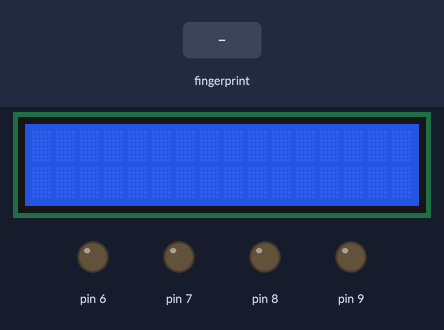
This sketch was run on a simulated Arduino Mega 2560, built with avr-gcc and run on an emulated ATmega2560. Shown: 16×2 character LCD, output pins drawn as LEDs (lit = HIGH). Dashed ring = blinking. The inputs (shaded band) are chosen by the test bench. What the sketch prints to the serial monitor is not drawn.

Above: at 2.5 s.
2.6 s: finger stored as number 1 placed on the sensor
At 4.4 s:
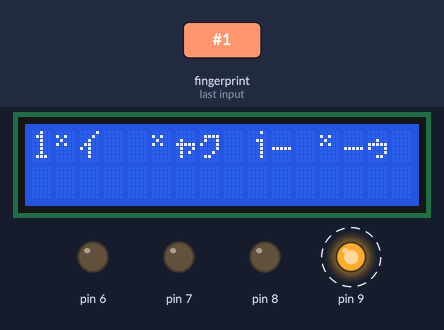
Timing chart, 0 to 11.6 s (numbered marks = the images above; inputs shaded):
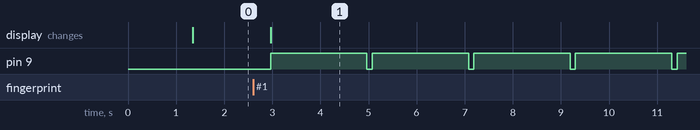

The sketch:

fingerprint_21014058.ino
```cpp
#include <Adafruit_Fingerprint.h>
#include <LiquidCrystal.h>

#if (defined(__AVR__) || defined(ESP8266)) && !defined(__AVR_ATmega2560__)
// For UNO and others without hardware serial, we must use software serial...
// pin #2 is IN from sensor (GREEN wire)
// pin #3 is OUT from arduino  (WHITE wire)
// Set up the serial port to use softwareserial..
SoftwareSerial mySerial(2, 3);

#else
// On Leonardo/M0/etc, others with hardware serial, use hardware serial!
// #0 is green wire, #1 is white
#define mySerial Serial1

#endif


Adafruit_Fingerprint finger = Adafruit_Fingerprint(&mySerial);

LiquidCrystal lcd(44, 45, 46, 47, 48, 49);

void setup()
{
  Serial.begin(9600);
  while (!Serial);  // For Yun/Leo/Micro/Zero/...
  delay(100);
  Serial.println("\n\nAdafruit finger detect test");

  // set the data rate for the sensor serial port
  finger.begin(57600);
  delay(5);
  if (finger.verifyPassword()) {
    Serial.println("Found fingerprint sensor!");
  } else {
    Serial.println("Did not find fingerprint sensor :(");
    while (1) { delay(1); }
  }

  Serial.println(F("Reading sensor parameters"));
  finger.getParameters();
  Serial.print(F("Status: 0x")); Serial.println(finger.status_reg, HEX);
  Serial.print(F("Sys ID: 0x")); Serial.println(finger.system_id, HEX);
  Serial.print(F("Capacity: ")); Serial.println(finger.capacity);
  Serial.print(F("Security level: ")); Serial.println(finger.security_level);
  Serial.print(F("Device address: ")); Serial.println(finger.device_addr, HEX);
  Serial.print(F("Packet len: ")); Serial.println(finger.packet_len);
  Serial.print(F("Baud rate: ")); Serial.println(finger.baud_rate);

  finger.getTemplateCount();

  if (finger.templateCount == 0) {
    Serial.print("Sensor doesn't contain any fingerprint data. Please run the 'enroll' example.");
  }
  else {
    Serial.println("Waiting for valid finger...");
      Serial.print("Sensor contains "); Serial.print(finger.templateCount); Serial.println(" templates");
  }
  pinMode(6, OUTPUT);
  pinMode(7, OUTPUT);
  pinMode(8, OUTPUT);
  pinMode(9, OUTPUT);
  lcd.begin(16,2);
  lcd.clear();
}

void loop()                     // run over and over again
{
  digitalWrite(6, LOW);
  digitalWrite(7, LOW);
  digitalWrite(8, LOW);
  digitalWrite(9, LOW);

  getFingerprintIDez();
  delay(50);            //don't ned to run this at full speed.

  while(true){
    if(finger.fingerID==1){
      digitalWrite(6, LOW);
      digitalWrite(7, LOW);
      digitalWrite(8, LOW);
      digitalWrite(9, HIGH);
      lcd.setCursor(0,0);
      lcd.print("1번 문 개방"); }
    else if(finger.fingerID==2){
      digitalWrite(6, LOW);
      digitalWrite(7, LOW);
      digitalWrite(8, HIGH);
      digitalWrite(9, LOW);
      lcd.setCursor(0,0);
      lcd.print("2번 문 개방"); }
    else if(finger.fingerID==3){
      digitalWrite(6, LOW);
      digitalWrite(7, HIGH);
      digitalWrite(8, LOW);
      digitalWrite(9, LOW);
      lcd.setCursor(0,0);
      lcd.print("3번 문 개방"); }
    else if(finger.fingerID==4){
      digitalWrite(6, HIGH);
      digitalWrite(7, LOW);
      digitalWrite(8, LOW);
      digitalWrite(9, LOW);
      lcd.setCursor(0,0);
      lcd.print("4번 문 개방"); }
    else
      break;

    delay(2000);
    digitalWrite(6, LOW);
    digitalWrite(7, LOW);
    digitalWrite(8, LOW);
    digitalWrite(9, LOW);
    break;
  }
}

uint8_t getFingerprintID() {
  uint8_t p = finger.getImage();
  switch (p) {
    case FINGERPRINT_OK:
      Serial.println("Image taken");
      break;
    case FINGERPRINT_NOFINGER:
      Serial.println("No finger detected");
      return p;
    case FINGERPRINT_PACKETRECIEVEERR:
      Serial.println("Communication error");
      return p;
    case FINGERPRINT_IMAGEFAIL:
      Serial.println("Imaging error");
      return p;
    default:
      Serial.println("Unknown error");
      return p;
  }

  // OK success!

  p = finger.image2Tz();
  switch (p) {
    case FINGERPRINT_OK:
      Serial.println("Image converted");
      break;
    case FINGERPRINT_IMAGEMESS:
      Serial.println("Image too messy");
      return p;
    case FINGERPRINT_PACKETRECIEVEERR:
      Serial.println("Communication error");
      return p;
    case FINGERPRINT_FEATUREFAIL:
      Serial.println("Could not find fingerprint features");
      return p;
    case FINGERPRINT_INVALIDIMAGE:
      Serial.println("Could not find fingerprint features");
      return p;
    default:
      Serial.println("Unknown error");
      return p;
  }

  // OK converted!
  p = finger.fingerSearch();
  if (p == FINGERPRINT_OK) {
    Serial.println("Found a print match!");
  } else if (p == FINGERPRINT_PACKETRECIEVEERR) {
    Serial.println("Communication error");
    return p;
  } else if (p == FINGERPRINT_NOTFOUND) {
    Serial.println("Did not find a match");
    return p;
  } else {
    Serial.println("Unknown error");
    return p;
  }

  // found a match!
  Serial.print("Found ID #"); Serial.print(finger.fingerID);
  Serial.print(" with confidence of "); Serial.println(finger.confidence);

  return finger.fingerID;
}

// returns -1 if failed, otherwise returns ID #
int getFingerprintIDez() {
  uint8_t p = finger.getImage();
  if (p != FINGERPRINT_OK)  return -1;

  p = finger.image2Tz();
  if (p != FINGERPRINT_OK)  return -1;

  p = finger.fingerFastSearch();
  if (p != FINGERPRINT_OK)  return -1;

  // found a match!
  Serial.print("Found ID #"); Serial.print(finger.fingerID);
  Serial.print(" with confidence of "); Serial.println(finger.confidence);
  return finger.fingerID;
}
```

Measured:
- after the input at 2.6 s, pin 9: alternates HIGH for 2.0 s and LOW for 0.11 s, starting after 0.37 s; the display: changes after 0.37 s (image 1)
